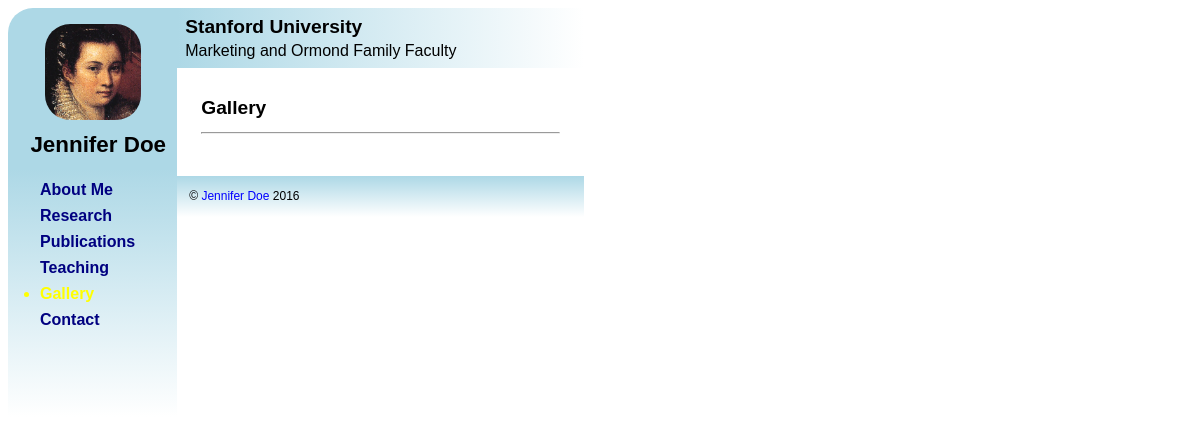
Page /index.php?view=Gallery on the committed database.
### tables this page shows
CREATE TABLE IF NOT EXISTS Pages (
    Name NVARCHAR(30) PRIMARY KEY NOT NULL,
    Title NVARCHAR(100) NOT NULL,
    NavIndex INT NOT NULL DEFAULT 0,
    IsAdmin BIT NOT NULL DEFAULT 0
) COLLATE 'utf8_czech_ci';

### index.php (called while the page is built, shortened)
<?php
    try
    {
        function GetViewName()
        {
            if (isset($_GET['view']) && is_string($_GET['view']))
            {
                $viewName = filter_input(INPUT_GET, 'view');
            }
            else
            {
                $viewName = "AboutMe";
            }
            return $viewName;
        }
        function DispatchRequest()
        {
            $viewName = GetViewName();
            $viewFileName = "view/" . $viewName . "View.php";
            include $viewFileName;
        }
        DispatchRequest();
    }
    catch (\Exception $ex)
    {
        $message = $ex->getMessage();
        include 'include/FatalError.php';
    }

### model/BaseModel.php (called while the page is built, shortened)
<?php
include "model/NavItemsLoader.php";
include "model/DbInfoView.php";
class BaseModel {
    protected $pdo = NULL;
    public $pageName = '';
    function setPageTitle($pageTitle)
    {
        $value = filter_var($pageTitle, FILTER_SANITIZE_FULL_SPECIAL_CHARS);
        $this->pageTitle = $value;
    }
    public function IsAdminLoggedIn()
    {
        return isset($_SESSION['IS_ADMIN']) && is_bool($_SESSION['IS_ADMIN']) && $_SESSION['IS_ADMIN'];
    }
    private function LoadPageData()
    {
        $sth = $this->pdo->prepare("SELECT Name, Title FROM Pages WHERE Name = :Name;");
    }
    private function LoadData()
    {
        $this->dbInfo = new \gratz\DbInfoView($this->pdo);
        if (is_string($this->pageName) && (strlen($this->pageName) > 0))
        {
            $this->LoadPageData();
        }
        $this->LoadNavItems();
    }
    private function LoadNavItems()
    {
        $o = new NavItemsLoader($this->pdo, $this->IsAdminLoggedIn());
        $this->navItems = $o->GetNavItems();
    }
    private function OpenDbConnection()
    {
        $this->pdo = \Database::GetPDO();
        $this->cmdGetDbInfoItem = $this->pdo->prepare("SELECT InfoValue FROM DbInfo WHERE InfoKey = :InfoKey;");
    }
    public function __construct($pageName, $isEditor = FALSE)
    {
        $this->pageName = $pageName;
        $this->LoadData();
    }
}

### include/Database.php (called while the page is built, shortened)
<?php
abstract class Database
{
    static public function GetPDO($userName = NULL, $password = NULL)
    {
        $serverName = Configuration::ServerName;
        $databaseName = Configuration::DatabaseName;
        if (!isset($userName))
        {
            $userName = Configuration::UserName;
        }
        if (!isset($password))
        {
            $password = Configuration::Password;
        }
        $connectionString = "mysql:host=" . $serverName . ";dbname=" . $databaseName;
        $pdo = new PDO($connectionString, $userName, $password);
        $pdo->setAttribute(PDO::ATTR_ERRMODE, PDO::ERRMODE_EXCEPTION);
        return $pdo;
    }
}

### model/DbInfoView.php (called while the page is built, shortened)
<?php
class DbInfoView {
    private $pdo;
    public function __construct($pdo)
    {
        $this->pdo = $pdo;
        $this->Load();
    }
    public $FirstName;
    public $LastName;
    public function getFullName()
    {
        return $this->FirstName . " " . $this->LastName;
    }
    private function SetPropertiesFromDb($item)
    {
        $this->FirstName = filter_var($item->FirstName, FILTER_SANITIZE_FULL_SPECIAL_CHARS);
        $this->LastName = filter_var($item->LastName, FILTER_SANITIZE_FULL_SPECIAL_CHARS);
        $this->UniversityName = filter_var($item->UniversityName, FILTER_SANITIZE_FULL_SPECIAL_CHARS);
        $this->FacultyName = filter_var($item->FacultyName, FILTER_SANITIZE_FULL_SPECIAL_CHARS);
        $this->Email = filter_var($item->Email, FILTER_SANITIZE_EMAIL);
    }
    private function Load()
    {
        $sth = $this->pdo->query("SELECT * FROM DbInfoView;", \PDO::FETCH_OBJ);
    }
}

### model/ContentModel.php (called while the page is built, shortened)
<?php
class ContentModel extends \gratz\BaseModel {
    public function __construct($pageName, $isEditor=FALSE)
    {
        parent::__construct($pageName, $isEditor);
    }
}

### model/GalleryModel.php (called while the page is built, shortened)
<?php
include "model/ContentModel.php";
class GalleryModel extends \gratz\ContentModel {
    public function __construct($pageName, $isEditor=FALSE)
    {
        parent::__construct($pageName, $isEditor);
    }
}

### model/NavItemsLoader.php (called while the page is built, shortened)
<?php
class NavItemsLoader {
    private $pdo;
    private $isAdminLoggedIn;
    public function __construct($pdo, $isAdminLoggedIn)
    {
        $this->pdo = $pdo;
        $this->isAdminLoggedIn = $isAdminLoggedIn;
    }
    private function SanitizeNavItem($item)
    {
        $item->Title = filter_var($item->Title, FILTER_SANITIZE_FULL_SPECIAL_CHARS);
        $item->Url = filter_var($item->Url, FILTER_SANITIZE_URL);
    }
    public function GetNavItems()
    {
        $navItems = array();
        $adminFilter = '';
        if (!$this->isAdminLoggedIn)
        {
            $adminFilter = ' AND IsAdmin = 0';
            $url = 'Name';
        }
        else
        {
            $url = "Name, CASE WHEN IsAdmin = 0 THEN 'Edit' ELSE '' END";
        }
        $sth = $this->pdo->query("SELECT Name, Title, NavIndex, IsAdmin, CONCAT('index.php?view=', " . $url . ") Url " .
                "FROM Pages WHERE NavIndex > 0" . $adminFilter . " ORDER BY NavIndex;", \PDO::FETCH_OBJ);
        while ($navItem = $sth->fetch())
        {
            $navItems[] = $navItem;
        }
        return $navItems;
    }
}

### view/BaseView.php (the view, shortened to what this page needs)
<?php
include 'include/Database.php';
include 'model/BaseModel.php';
abstract class BaseView {
    protected $model;
    protected $is_admin_required = \FALSE;
    public function __construct($model, $controller)
    {
        $this->model = $model;
    }
    protected function CheckAdminAccess()
    {
        if ($this->is_admin_required)
        {
            return $this->model->IsAdminLoggedIn();
        }
        else
        {
            return \TRUE;
        }
    }
?>
<?php
    public function Generate()
    {
?>
<!DOCTYPE html>
<html <?php echo "lang=\"" . $this->model->lang . "\"" ?>>
    <head>
        <link rel="stylesheet" href="https://ajax.googleapis.com/ajax/libs/jqueryui/1.11.4/themes/smoothness/jquery-ui.css"/>
<?php
    $this->GenerateStyleSheets();
    $this->GenerateHead();
?>
    </head>
    <body>
      <div id="container">
<?php
    $this->GenerateBody();
?>
      </div>
    </body>
</html>
<?php
    }
    private function GenerateStyleSheets()
    {
?>
        <link rel="stylesheet" href="style/main.css"/>
        <link rel="stylesheet" href="style/small.css" media="screen and (max-width: 768px)"/>
        <link rel="stylesheet" href="style/large.css" media="screen and (min-width: 768px)"/>
        <link rel="stylesheet" href="style/print.css" media="print"/>
<?php
    }
    private function GenerateHead()
    {
        try
        {
            $this->OnGenerateHead();
        }
        catch (\GratzException $ex)
        {
            $message = $ex->getMessage();
            echo "\n</head><body>\n        <p class=\"error\">$message.</p>\n";
        }
        catch (\Exception $ex)
        {
            $message = $ex->getMessage();
            echo "\n</head><body>\n        <p class=\"error\">Internal server error occurred: $message.</p>\n";
        }
    }
    private function GenerateBody()
    {
        try
        {
            $this->GenerateLeftBar();
            $this->GenerateCenter();
        }
        catch (\GratzException $ex)
        {
            $message = $ex->getMessage();
            echo "        <p class=\"error\">$message.</p>\n";
        }
        catch (\Exception $ex)
        {
            $message = $ex->getMessage();
            echo "        <p class=\"error\">Internal server error occurred: $message.</p>\n";
        }
    }
    private function GenerateLeftBar()
    {
?>
        <div id="left-bar">
<?php
            $this->GenerateNavHeader();
            $this->GenerateNav();
?>
        </div>
<?php
    }
    private function GenerateCenter()
    {
?>
        <div id="center">
<?php
            $this->GenerateContentHeader();
            $this->GenerateContent();
            $this->GenerateContentFooter();
?>
        </div>
<?php
    }
    private function GenerateNavHeader()
    {
?>
            <header>
                <div class="portraitSmall"><img src="img/portrait_small.png" alt="<?php echo $this->model->dbInfo->getFullName() ?>" /></div>
                <div class="fullName"><?php echo $this->model->dbInfo->getFullName() ?></div>
            </header>
<?php
    }
    private function GenerateNav()
    {
?>
            <nav>
<?php
                $this->OnGenerateNav();
?>
            </nav>
<?php
    }
    private function GenerateContentHeader()
    {
?>
            <header>
                <div id="organisationName">
                    <div id="universityName"><?php echo $this->model->dbInfo->UniversityName ?></div>
                    <div id="facultyName"><?php echo $this->model->dbInfo->FacultyName ?></div>
                </div>
            </header>
<?php
    }
    protected function GenerateContent()
    {
?>
            <main>
<?php
        if ($this->CheckAdminAccess())
        {
?>
                <h1><?php echo $this->model->pageTitle ?></h1><hr/>
<?php
                $this->OnGenerateContent();
        }
        else
        {
                $this->GeneratePageNotFoundContent();
        }
?>
            </main>
<?php
    }
    private function GenerateContentFooter()
    {
?>
            <footer>
                <p>&copy;&nbsp;<?php echo '<a href="mailto:' . $this->model->dbInfo->Email . '" title="' . $this->model->dbInfo->getFullName() . '">' . $this->model->dbInfo->getFullName() . '</a>' ?> 2016</p>
            </footer>
<?php
    }
?>
<?php
    protected function OnGenerateNav()
    {
?>
<?php
        foreach($this->model->navItems as $navItem)
        {
            echo "                <a href=\"$navItem->Url\" title=\"$navItem->Title\" data-view-name=\"$navItem->Name\">$navItem->Title</a>\n";
        }
    }
}

### view/GalleryView.php (shortened to what this page needs)
<?php
include 'view/BaseView.php';
include 'model/GalleryModel.php';
class GalleryView extends BaseView
{
    private function IncludeLightBox()
    {
?>
        <link rel="stylesheet" href="style/lightbox.min.css">
<?php
    }
    protected function OnGenerateHead() {
        $this->IncludeLightBox();
    }
    protected function OnGenerateContent()
    {
?>
        <div>
        </div>
<?php
    }
}
$model = new \gratz\GalleryModel("Gallery");
$controller = new \gratz\BaseController($model);
$view = new \gratz\GalleryView($model, $controller);
$view->Generate();

### style/main.css (style rules this page uses)
* { box-sizing: border-box; }
body { font-family: Times New Roman; font-size: 1em; font-weight: normal; }
a { color: blue; text-decoration: none; }
#organisationName { display: block; padding: .5em 8em 0.5em .5em; overflow: hidden; white-space: nowrap; font-family: Verdana, Arial; }
#container { display: table; }
#center { display: table-cell; vertical-align: top; }
#left-bar nav { padding: .75em 1em 5em 2em; background: lightblue; background: -webkit-linear-gradient(lightblue, white); background: -o-linear-gradient(lightblue, white); background: -moz-linear-gradient(lightblue, white); background: linear-gradient(lightblue, white); }
nav { list-style: none; }
nav a { display: list-item; margin: 0em .5em .5em 0em; color: navy; font-family: Verdana, Arial; font-size: 1.0em; font-weight: bold; text-decoration: none; }
.active-nav-item { list-style: disc; color: yellow; }
#center main { padding: 1em 1.5em 1em 1.5em; }
main h1 { font-family: Verdana, Arial; font-size: 1.2em; font-weight: bold; }
footer { clear: both; padding: .1em .75em .1em .75em; background: lightblue; background: -webkit-linear-gradient(lightblue, white); background: -o-linear-gradient(lightblue, white); background: -moz-linear-gradient(lightblue, white); background: linear-gradient(lightblue, white); }
footer p { font-family: Verdana, Arial; font-size: .75em; }

### style/large.css (style rules this page uses)
@media only screen and (min-width: 768px) { #universityName { font-size: 1.2em; font-weight: bold; } }
@media only screen and (min-width: 768px) { #facultyName { margin: .25em 0em 0em 0em; font-size: 1em; font-weight: normal; } }
@media only screen and (min-width: 768px) { #left-bar { display: table-cell; vertical-align: top; } }
@media only screen and (min-width: 768px) { #left-bar header { border-radius: 25px 0px 0px 0px; background-color: lightblue; } }
@media only screen and (min-width: 768px) { #center header { background: lightblue; background: -webkit-linear-gradient(90deg, lightblue, white); background: -o-linear-gradient(90deg, lightblue, white); background: -moz-linear-gradient(90deg, lightblue, white); background: linear-gradient(90deg, lightblue, white); } }
@media only screen and (min-width: 768px) { .fullName { display: block; padding: 0em .5em .5em 1em; font-family: Verdana, Arial; font-size: 1.4em; font-weight: bold; } }
@media only screen and (min-width: 768px) { .portraitSmall { display: block; text-align: center; padding: 1em 0em .5em 0em; height: auto; width: auto; } }
@media only screen and (min-width: 768px) { .portraitSmall img { border-radius: 25px; height: 6em; width: 6em; } }

### style/print.css (style rules this page uses)
#left-bar { display: none; }
.fullName { display: block; padding: 1em .5em .5em 1em; font-family: Verdana, Arial; font-size: 1em; font-weight: bold; }
.portraitSmall { display: none; }
footer { display: none; }

### rows in the picture
pages: Title "About Me"
pages: Title "Research"
pages: Title "Publications"
pages: Title "Teaching"
pages: Title "Contact"
pages: Title "Gallery"

### other values in the picture
$this->model->dbInfo->getFullName() "Jennifer Doe"
$this->model->dbInfo->UniversityName "Stanford University"
$this->model->dbInfo->FacultyName "Marketing and Ormond Family Faculty"
